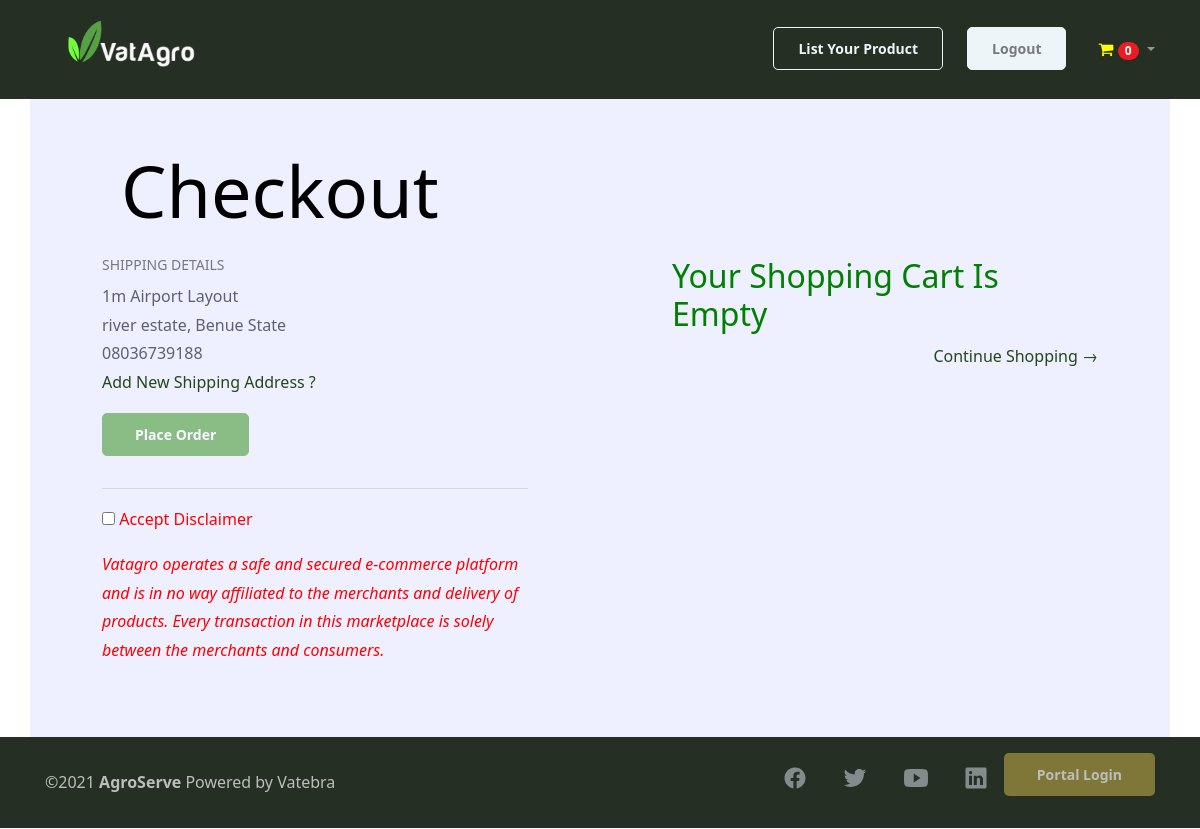
/checkout (signed in), run on the app's committed database.
### account/models.py (models this page shows, shortened)
class User(AbstractBaseUser):
    first_name = models.CharField(max_length=50)
    last_name = models.CharField(max_length=50)
    email = models.EmailField(
        verbose_name='email address',
        max_length=255,
        unique=True,
    )
    phone = models.CharField(max_length=20)
    Active_Shipping_Address = models.ForeignKey(
        'goods.ShippingAddress',
        on_delete=models.DO_NOTHING,
        blank=True,
        null=True,
    )
    staff = models.BooleanField(default=False)
    admin = models.BooleanField(default=False)
    profile_picture = models.ImageField(blank=True, null=True)
    STATUS = (
        ('Buyer', 'Buyer'),
        ('Seller', 'Seller'),
    )
    client_status = models.CharField(max_length=500, choices=STATUS)
    USERNAME_FIELD = 'email'
    REQUIRED_FIELDS = ['first_name', 'last_name']
    @property
    def is_staff(self):
        return self.staff
    objects = UserManager()

### goods/models.py (models this page shows)
class ShippingAddress(models.Model):
    states_list= (
                    ("Abia", " Abia"),
                    ( "Bauchi", "Bauchi",),
                    ( "Bayelsa","Bayelsa",),
                    ( "Benue", "Benue",),
                    ( "Borno",  "Borno",     ),
                  ("Cross River" ,"Cross River",),
                  ("Delta",   "Delta",   ),
                    ("Ebonyi",  "Ebonyi",  ),
                    ("Edo",    "Edo",    ),
                    ("Ekiti",  "Ekiti",  ),
                    ("Enugu",  "Enugu",   ),
                    ("FCT - Abuja","FCT - Abuja",),
                  ("Gombe",  "Gombe",  ),
                    ("Imo",    "Imo",    ),
                    ("Jigawa", "Jigawa", ),
                    ("Kaduna",  "Kaduna",  ),
                    ("Kano",    "Kano",       ),
                  ("Katsina","Katsina",),
                    ("Kebbi",   "Kebbi",      ),
                  ("Kogi",      "Kogi",    ),
                    ("Kwara",   "Kwara",   ),
                    ("Lagos",   "Lagos",   ),
                    ("Nasarawa","Nasarawa",),
                    ("Niger",   "Niger",      ),
                  ("Ogun",      "Ogun",    ),
                    ("ndo",     "ndo",     ),
                    ("Osun",    "Osun",    ),
                    ("Oyo",    "Oyo",    ),
                    ("Plateau","Plateau",),
                    ("Rivers",  "Rivers",  ),
                    ("Sokoto",  "Sokoto", ),
                    ("Taraba","Taraba",),
                    ("Yobe",    "Yobe",),
                  ("Zamfara","Zamfara")    ,
)
    state = models.CharField(max_length=50,choices=states_list)
    city = models.CharField(max_length=20)
    address = models.CharField(max_length=50)
    phone = models.CharField(max_length=20)
    is_active = models.BooleanField(default=True)
    created_by=models.ForeignKey('account.User',on_delete=models.CASCADE,default=True)
    def __str__(self):
      return self.address

### account/views.py (the view)
# urls.py: path('checkout', views.checkout, name='checkout'),
@login_required
def checkout(request, total=0, quantity=0, cart_items=None):
    try:
        cart = Cart.objects.get(cart_id=_cart_id(request))
        cart_items = CartItem.objects.filter(cart=cart)
    except Cart.DoesNotExist:
        cart_items = []
    current_user = get_object_or_404(User, pk=request.user.id)
    has_shipping = current_user.Active_Shipping_Address is not None
    shipping_total = 0
    tax = 0
    grand_total = 0
    for cart_item in cart_items:
        total += cart_item.product.price * cart_item.quantity
        quantity += cart_item.quantity
    if has_shipping:
        for cart_item in cart_items:
            user_state = current_user.Active_Shipping_Address.state
            product_state = (
                cart_item.product.store_location.states
                if cart_item.product.store_location else None
            )
            if user_state and product_state and user_state == product_state:
                fee = int(cart_item.product.intra_state_shipping_fee or 0)
            else:
                fee = int(cart_item.product.inter_state_shipping_fee or 0)
            shipping_total += fee
    tax = round((2 * total) / 100, 2)
    grand_total = total + tax + shipping_total
    context = {
        'quantity': quantity,
        'cart_items': cart_items,
        'address': current_user,
        'tax': tax,
        'total': total,
        'grand_total': grand_total,
        'shipping_total': shipping_total,
        'has_shipping': has_shipping,
    }
    return render(request, 'account/checkout.html', context)

### account/views.py (called while the page is built)
def _cart_id(request):
    cart = request.session.session_key
    if not cart:
        cart = request.session.create()
    return cart

### farmer/context_processor.py (called while the page is built)
def counter(request):
    cart_count=0
    if 'admin' in request.path:
        return {}
    else:
        try:
            cart=Cart.objects.filter(cart_id=_cart_id(request))
            cart_items=CartItem.objects.all().filter(cart=cart[:1])
            for cart_item in cart_items:
                cart_count+=cart_item.quantity
        except Cart.DoesNotExist:
            cart_count=0
    return dict(cart_count=cart_count)

### account/templates/account/checkout.html (shortened to what this page needs)
{% extends 'account/index.html' %}
{% load static %}
{% block content %}
 <div class="container py-5" style="background: #eeefff">
    <div class="row justify-content-around">
        <div class="col-lg-26"><h1 class="display-3 mb-4">Checkout</h1></div>
        <div class="col-lg-12">
            <div class="mb-4">
                <h3 class="t-14 text-black-50">SHIPPING DETAILS</h3>
                {% if request.user.is_authenticated %}
                        {% if address.Active_Shipping_Address %}
                                            {{address.Active_Shipping_Address}} <br>
                                            {{address.Active_Shipping_Address.city}}, {{address.Active_Shipping_Address.state}} State <br>
                                            {{address.Active_Shipping_Address.phone}} <br>
                                            <a href="{% url 'newshippingaddress' %}"><p> Add New Shipping Address ? </p></a>
                        {% else %}
                                <a href="{% url 'profile' request.user.id %}"><p> You Need To Select A Shipping Address </p></a>
                        {% endif %}
                {% else %}
                        <p>Kindly Login or Register to complete your ordering process</p>
                        <a class="btn btn-primary" href="{% url 'login' %} ">Sign In</a>
                {% endif %}
                <input class="btn btn-primary"  href="" disabled="true" type="submit" id="submitBtn" value="place order" >
                <form method="post" data-ajax="true" data-ajax-method="post" action="" data-ajax-success="paySuccess" data-ajax-failure="payFail" data-ajax-confirm="Your are being redirected to the payment website." >
                    <hr>
                    <p style="color:red"><input id="chkRead" type="checkbox" name="chkRead" onchange="document.getElementById('submitBtn').disabled=!this.checked;">  Accept Disclaimer </p>
                    <i style="color:red">
                        Vatagro operates a safe and secured e-commerce platform and is in no way affiliated to the merchants and delivery of products. Every transaction in this
                         marketplace is solely between the merchants and consumers.
                    </i>
            </form>
            </div>
        </div>
        <div class="col-lg-12">
            {% if not cart_items %}
            <h2  style="color: green;">Your Shopping Cart Is Empty </h2>
            <a class="text-right d-block mb-3" href="{% url 'home' %} "> Continue Shopping →</a>
            {% endif %}
        </div>
    </div>
</div>
{% endblock %}

### data on the page
User: Active_Shipping_Address "1m Airport Layout", Active_Shipping_Address.city "river estate", Active_Shipping_Address.state "Benue", Active_Shipping_Address.phone "08036739188"

### other printed values
{{ cart_count }} "0"
